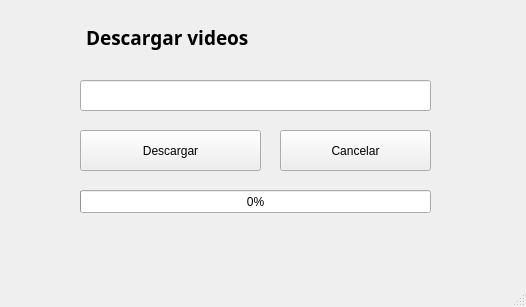
<?xml version="1.0" encoding="UTF-8"?>
<ui version="4.0">
 <class>MainWindow</class>
 <widget class="QMainWindow" name="MainWindow">
  <property name="geometry">
   <rect>
    <x>0</x>
    <y>0</y>
    <width>526</width>
    <height>307</height>
   </rect>
  </property>
  <property name="windowTitle">
   <string>MainWindow</string>
  </property>
  <widget class="QWidget" name="centralwidget">
   <widget class="QPushButton" name="descargar">
    <property name="geometry">
     <rect>
      <x>80</x>
      <y>130</y>
      <width>181</width>
      <height>41</height>
     </rect>
    </property>
    <property name="text">
     <string>Descargar</string>
    </property>
   </widget>
   <widget class="QProgressBar" name="progreso">
    <property name="enabled">
     <bool>true</bool>
    </property>
    <property name="geometry">
     <rect>
      <x>80</x>
      <y>190</y>
      <width>351</width>
      <height>23</height>
     </rect>
    </property>
    <property name="cursor">
     <cursorShape>WaitCursor</cursorShape>
    </property>
    <property name="value">
     <number>0</number>
    </property>
    <property name="textVisible">
     <bool>true</bool>
    </property>
   </widget>
   <widget class="QLineEdit" name="link_url">
    <property name="geometry">
     <rect>
      <x>80</x>
      <y>80</y>
      <width>351</width>
      <height>31</height>
     </rect>
    </property>
   </widget>
   <widget class="QLabel" name="label">
    <property name="geometry">
     <rect>
      <x>86</x>
      <y>22</y>
      <width>341</width>
      <height>31</height>
     </rect>
    </property>
    <property name="font">
     <font>
      <family>DokChampa</family>
      <pointsize>14</pointsize>
      <weight>75</weight>
      <bold>true</bold>
     </font>
    </property>
    <property name="text">
     <string>Descargar videos</string>
    </property>
   </widget>
   <widget class="QPushButton" name="cancelar">
    <property name="geometry">
     <rect>
      <x>280</x>
      <y>130</y>
      <width>151</width>
      <height>41</height>
     </rect>
    </property>
    <property name="text">
     <string>Cancelar</string>
    </property>
   </widget>
   <widget class="QLabel" name="estado">
    <property name="geometry">
     <rect>
      <x>80</x>
      <y>230</y>
      <width>341</width>
      <height>20</height>
     </rect>
    </property>
    <property name="text">
     <string/>
    </property>
   </widget>
  </widget>
  <widget class="QMenuBar" name="menubar">
   <property name="geometry">
    <rect>
     <x>0</x>
     <y>0</y>
     <width>526</width>
     <height>21</height>
    </rect>
   </property>
  </widget>
  <widget class="QStatusBar" name="statusbar"/>
 </widget>
 <resources/>
 <connections/>
</ui>
